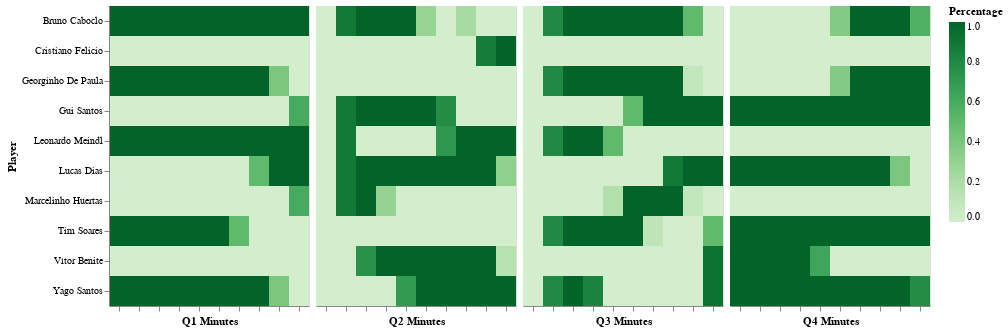

The notebook cell saved with this chart:
### Code cell
import seaborn as sns
import altair as alt
import matplotlib.pyplot as plt

# Assuming df is your DataFrame and 'range' is the column you want to reorder
# custom_order = ['40-39', '39-38', '38-37', '37-36', '36-35', '35-34', '34-33', '33-32', '32-31', '31-30','30',
#                 '30-29', '29-28', '28-27', '27-26', '26-25', '25-24', '24-23', '23-22', '22-21', '21-20','20',
#                 '20-19', '19-18', '18-17', '17-16', '16-15', '15-14', '14-13', '13-12', '12-11', '11-10','10',
#                 '10-9', '9-8', '8-7', '7-6', '6-5', '5-4', '4-3', '3-2', '2-1', '1-0']
custom_order = ['10-9', '9-8', '8-7', '7-6', '6-5', '5-4', '4-3', '3-2', '2-1', '1-0']

# Convert the time_percentages_df DataFrame to long format
time_percentages_long1 = time_percentages_df1.reset_index().melt(id_vars='index', var_name='Time Interval', value_name='Percentage')
time_percentages_long1['index'] = time_percentages_long1['index'].apply(lambda x: dict_players_numbers[x])

time_percentages_long2 = time_percentages_df2.reset_index().melt(id_vars='index', var_name='Time Interval', value_name='Percentage')
time_percentages_long2['index'] = time_percentages_long2['index'].apply(lambda x: dict_players_numbers[x])

time_percentages_long3 = time_percentages_df3.reset_index().melt(id_vars='index', var_name='Time Interval', value_name='Percentage')
time_percentages_long3['index'] = time_percentages_long3['index'].apply(lambda x: dict_players_numbers[x])

time_percentages_long4 = time_percentages_df4.reset_index().melt(id_vars='index', var_name='Time Interval', value_name='Percentage')
time_percentages_long4['index'] = time_percentages_long4['index'].apply(lambda x: dict_players_numbers[x])

# Create the heatmap using Altair
# Create the first quarter heatmap
heatmap1 = alt.Chart(time_percentages_long1).mark_rect().encode(
    x=alt.X('Time Interval:O', sort=custom_order, title='Q1 Minutes',axis=alt.Axis(ticks=True, labels=False)),
    y=alt.Y('index:O', title='Player'),
    color=alt.Color('Percentage:Q', scale=alt.Scale(scheme='greens'), title='Percentage')
).properties(
    width=200,
    height=300,
)

# Create the second quarter heatmap
heatmap2 = alt.Chart(time_percentages_long2).mark_rect().encode(
    x=alt.X('Time Interval:O', sort=custom_order, title='Q2 Minutes', axis=alt.Axis(ticks=True, labels=False)),
    y=alt.Y('index:O', title='Player', axis=None),
    color=alt.Color('Percentage:Q', scale=alt.Scale(scheme='greens'), title='Percentage')
).properties(
    width=200,
    height=300,
)

# Create the third quarter heatmap
heatmap3 = alt.Chart(time_percentages_long3).mark_rect().encode(
    x=alt.X('Time Interval:O', sort=custom_order, title='Q3 Minutes', axis=alt.Axis(ticks=True, labels=False)),
    y=alt.Y('index:O', title='Player', axis=None),
    color=alt.Color('Percentage:Q', scale=alt.Scale(scheme='greens'), title='Percentage')
).properties(
    width=200,
    height=300,
)

# Create the fourth quarter heatmap
heatmap4 = alt.Chart(time_percentages_long4).mark_rect().encode(
    x=alt.X('Time Interval:O', sort=custom_order, title='Q4 Minutes', axis=alt.Axis(ticks=True, labels=False)),
    y=alt.Y('index:O', title='Player', axis=None),
    color=alt.Color('Percentage:Q', scale=alt.Scale(scheme='greens'), title='Percentage')
).properties(
    width=200,
    height=300,
)


# Concatenate the heatmaps horizontally and make them share the y-axis
heatmaps = alt.hconcat(heatmap1, heatmap2,heatmap3, heatmap4, spacing=5).resolve_axis(y='shared')

title = 'Time Percentages Heatmap'
# Show the concatenated heatmaps
heatmaps.show()

### Figure 1 — Vega-Lite specification as saved in the notebook (floating-point values rounded to 4 significant figures)
{"config": {"view": {"continuousWidth": 300, "continuousHeight": 300}}, "hconcat": [{"data": {"name": "data-53611b498fab8f9b284f6d10ec4e798c"}, "mark": {"type": "rect"}, "encoding": {"color": {"field": "Percentage", "scale": {"scheme": "greens"}, "title": "Percentage", "type": "quantitative"}, "x": {"axis": {"labels": false, "ticks": true}, "field": "Time Interval", "sort": ["10-9", "9-8", "8-7", "7-6", "6-5", "5-4", "4-3", "3-2", "2-1", "1-0"], "title": "Q1 Minutes", "type": "ordinal"}, "y": {"field": "index", "title": "Player", "type": "ordinal"}}, "height": 300, "width": 200}, {"data": {"name": "data-22b94dd2c8ad49410e603ac324909090"}, "mark": {"type": "rect"}, "encoding": {"color": {"field": "Percentage", "scale": {"scheme": "greens"}, "title": "Percentage", "type": "quantitative"}, "x": {"axis": {"labels": false, "ticks": true}, "field": "Time Interval", "sort": ["10-9", "9-8", "8-7", "7-6", "6-5", "5-4", "4-3", "3-2", "2-1", "1-0"], "title": "Q2 Minutes", "type": "ordinal"}, "y": {"axis": null, "field": "index", "title": "Player", "type": "ordinal"}}, "height": 300, "width": 200}, {"data": {"name": "data-861719e1f1ecf70d4c412adefdc63bdc"}, "mark": {"type": "rect"}, "encoding": {"color": {"field": "Percentage", "scale": {"scheme": "greens"}, "title": "Percentage", "type": "quantitative"}, "x": {"axis": {"labels": false, "ticks": true}, "field": "Time Interval", "sort": ["10-9", "9-8", "8-7", "7-6", "6-5", "5-4", "4-3", "3-2", "2-1", "1-0"], "title": "Q3 Minutes", "type": "ordinal"}, "y": {"axis": null, "field": "index", "title": "Player", "type": "ordinal"}}, "height": 300, "width": 200}, {"data": {"name": "data-960092557e7b513d27b7ee37ce971623"}, "mark": {"type": "rect"}, "encoding": {"color": {"field": "Percentage", "scale": {"scheme": "greens"}, "title": "Percentage", "type": "quantitative"}, "x": {"axis": {"labels": false, "ticks": true}, "field": "Time Interval", "sort": ["10-9", "9-8", "8-7", "7-6", "6-5", "5-4", "4-3", "3-2", "2-1", "1-0"], "title": "Q4 Minutes", "type": "ordinal"}, "y": {"axis": null, "field": "index", "title": "Player", "type": "ordinal"}}, "height": 300, "width": 200}], "resolve": {"axis": {"y": "shared"}}, "spacing": 5, "$schema": "https://vega.github.io/schema/vega-lite/v5.17.0.json", "datasets": {"data-53611b498fab8f9b284f6d10ec4e798c": [{"index": "Bruno Caboclo", "Time Interval": "10-9", "Percentage": 1.0}, {"index": "Tim Soares", "Time Interval": "10-9", "Percentage": 1.0}, {"index": "Yago Santos", "Time Interval": "10-9", "Percentage": 1.0}, {"index": "Leonardo Meindl", "Time Interval": "10-9", "Percentage": 1.0}, {"index": "Georginho De Paula", "Time Interval": "10-9", "Percentage": 1.0}, {"index": "Lucas Dias", "Time Interval": "10-9", "Percentage": 0.0}, {"index": "Marcelinho Huertas", "Time Interval": "10-9", "Percentage": 0.0}, {"index": "Gui Santos", "Time Interval": "10-9", "Percentage": 0.0}, {"index": "Vítor Benite", "Time Interval": "10-9", "Percentage": 0.0}, {"index": "Cristiano Felicio", "Time Interval": "10-9", "Percentage": 0.0}, {"index": "Bruno Caboclo", "Time Interval": "9-8", "Percentage": 1.0}, {"index": "Tim Soares", "Time Interval": "9-8", "Percentage": 1.0}, {"index": "Yago Santos", "Time Interval": "9-8", "Percentage": 1.0}, {"index": "Leonardo Meindl", "Time Interval": "9-8", "Percentage": 1.0}, {"index": "Georginho De Paula", "Time Interval": "9-8", "Percentage": 1.0}, {"index": "Lucas Dias", "Time Interval": "9-8", "Percentage": 0.0}, {"index": "Marcelinho Huertas", "Time Interval": "9-8", "Percentage": 0.0}, {"index": "Gui Santos", "Time Interval": "9-8", "Percentage": 0.0}, {"index": "Vítor Benite", "Time Interval": "9-8", "Percentage": 0.0}, {"index": "Cristiano Felicio", "Time Interval": "9-8", "Percentage": 0.0}, {"index": "Bruno Caboclo", "Time Interval": "8-7", "Percentage": 1.0}, {"index": "Tim Soares", "Time Interval": "8-7", "Percentage": 1.0}, {"index": "Yago Santos", "Time Interval": "8-7", "Percentage": 1.0}, {"index": "Leonardo Meindl", "Time Interval": "8-7", "Percentage": 1.0}, {"index": "Georginho De Paula", "Time Interval": "8-7", "Percentage": 1.0}, {"index": "Lucas Dias", "Time Interval": "8-7", "Percentage": 0.0}, {"index": "Marcelinho Huertas", "Time Interval": "8-7", "Percentage": 0.0}, {"index": "Gui Santos", "Time Interval": "8-7", "Percentage": 0.0}, {"index": "Vítor Benite", "Time Interval": "8-7", "Percentage": 0.0}, {"index": "Cristiano Felicio", "Time Interval": "8-7", "Percentage": 0.0}, {"index": "Bruno Caboclo", "Time Interval": "7-6", "Percentage": 1.0}, {"index": "Tim Soares", "Time Interval": "7-6", "Percentage": 1.0}, {"index": "Yago Santos", "Time Interval": "7-6", "Percentage": 1.0}, {"index": "Leonardo Meindl", "Time Interval": "7-6", "Percentage": 1.0}, {"index": "Georginho De Paula", "Time Interval": "7-6", "Percentage": 1.0}, {"index": "Lucas Dias", "Time Interval": "7-6", "Percentage": 0.0}, {"index": "Marcelinho Huertas", "Time Interval": "7-6", "Percentage": 0.0}, {"index": "Gui Santos", "Time Interval": "7-6", "Percentage": 0.0}, {"index": "Vítor Benite", "Time Interval": "7-6", "Percentage": 0.0}, {"index": "Cristiano Felicio", "Time Interval": "7-6", "Percentage": 0.0}, {"index": "Bruno Caboclo", "Time Interval": "6-5", "Percentage": 1.0}, {"index": "Tim Soares", "Time Interval": "6-5", "Percentage": 1.0}, {"index": "Yago Santos", "Time Interval": "6-5", "Percentage": 1.0}, {"index": "Leonardo Meindl", "Time Interval": "6-5", "Percentage": 1.0}, {"index": "Georginho De Paula", "Time Interval": "6-5", "Percentage": 1.0}, {"index": "Lucas Dias", "Time Interval": "6-5", "Percentage": 0.0}, {"index": "Marcelinho Huertas", "Time Interval": "6-5", "Percentage": 0.0}, {"index": "Gui Santos", "Time Interval": "6-5", "Percentage": 0.0}, {"index": "Vítor Benite", "Time Interval": "6-5", "Percentage": 0.0}, {"index": "Cristiano Felicio", "Time Interval": "6-5", "Percentage": 0.0}, {"index": "Bruno Caboclo", "Time Interval": "5-4", "Percentage": 1.0}, {"index": "Tim Soares", "Time Interval": "5-4", "Percentage": 1.0}, {"index": "Yago Santos", "Time Interval": "5-4", "Percentage": 1.0}, {"index": "Leonardo Meindl", "Time Interval": "5-4", "Percentage": 1.0}, {"index": "Georginho De Paula", "Time Interval": "5-4", "Percentage": 1.0}, {"index": "Lucas Dias", "Time Interval": "5-4", "Percentage": 0.0}, {"index": "Marcelinho Huertas", "Time Interval": "5-4", "Percentage": 0.0}, {"index": "Gui Santos", "Time Interval": "5-4", "Percentage": 0.0}, {"index": "Vítor Benite", "Time Interval": "5-4", "Percentage": 0.0}, {"index": "Cristiano Felicio", "Time Interval": "5-4", "Percentage": 0.0}, {"index": "Bruno Caboclo", "Time Interval": "4-3", "Percentage": 1.0}, {"index": "Tim Soares", "Time Interval": "4-3", "Percentage": 0.5}, {"index": "Yago Santos", "Time Interval": "4-3", "Percentage": 1.0}, {"index": "Leonardo Meindl", "Time Interval": "4-3", "Percentage": 1.0}, {"index": "Georginho De Paula", "Time Interval": "4-3", "Percentage": 1.0}, {"index": "Lucas Dias", "Time Interval": "4-3", "Percentage": 0.0}, {"index": "Marcelinho Huertas", "Time Interval": "4-3", "Percentage": 0.0}, {"index": "Gui Santos", "Time Interval": "4-3", "Percentage": 0.0}, {"index": "Vítor Benite", "Time Interval": "4-3", "Percentage": 0.0}, {"index": "Cristiano Felicio", "Time Interval": "4-3", "Percentage": 0.0}, {"index": "Bruno Caboclo", "Time Interval": "3-2", "Percentage": 1.0}, {"index": "Tim Soares", "Time Interval": "3-2", "Percentage": 0.0}, {"index": "Yago Santos", "Time Interval": "3-2", "Percentage": 1.0}, {"index": "Leonardo Meindl", "Time Interval": "3-2", "Percentage": 1.0}, {"index": "Georginho De Paula", "Time Interval": "3-2", "Percentage": 1.0}, {"index": "Lucas Dias", "Time Interval": "3-2", "Percentage": 0.5}, {"index": "Marcelinho Huertas", "Time Interval": "3-2", "Percentage": 0.0}, {"index": "Gui Santos", "Time Interval": "3-2", "Percentage": 0.0}, {"index": "Vítor Benite", "Time Interval": "3-2", "Percentage": 0.0}, {"index": "Cristiano Felicio", "Time Interval": "3-2", "Percentage": 0.0}, {"index": "Bruno Caboclo", "Time Interval": "2-1", "Percentage": 1.0}, {"index": "Tim Soares", "Time Interval": "2-1", "Percentage": 0.0}, {"index": "Yago Santos", "Time Interval": "2-1", "Percentage": 0.4}, {"index": "Leonardo Meindl", "Time Interval": "2-1", "Percentage": 1.0}, {"index": "Georginho De Paula", "Time Interval": "2-1", "Percentage": 0.4}, {"index": "Lucas Dias", "Time Interval": "2-1", "Percentage": 1.0}, {"index": "Marcelinho Huertas", "Time Interval": "2-1", "Percentage": 0.0}, {"index": "Gui Santos", "Time Interval": "2-1", "Percentage": 0.0}, {"index": "Vítor Benite", "Time Interval": "2-1", "Percentage": 0.0}, {"index": "Cristiano Felicio", "Time Interval": "2-1", "Percentage": 0.0}, {"index": "Bruno Caboclo", "Time Interval": "1-0", "Percentage": 1.0}, {"index": "Tim Soares", "Time Interval": "1-0", "Percentage": 0.0}, {"index": "Yago Santos", "Time Interval": "1-0", "Percentage": 0.0}, {"index": "Leonardo Meindl", "Time Interval": "1-0", "Percentage": 1.0}, {"index": "Georginho De Paula", "Time Interval": "1-0", "Percentage": 0.0}, {"index": "Lucas Dias", "Time Interval": "1-0", "Percentage": 1.0}, {"index": "Marcelinho Huertas", "Time Interval": "1-0", "Percentage": 0.6}, {"index": "Gui Santos", "Time Interval": "1-0", "Percentage": 0.6}, {"index": "Vítor Benite", "Time Interval": "1-0", "Percentage": 0.0}, {"index": "Cristiano Felicio", "Time Interval": "1-0", "Percentage": 0.0}], "data-22b94dd2c8ad49410e603ac324909090": [{"index": "Bruno Caboclo", "Time Interval": "10-9", "Percentage": 0.0}, {"index": "Tim Soares", "Time Interval": "10-9", "Percentage": 0.0}, {"index": "Yago Santos", "Time Interval": "10-9", "Percentage": 0.0}, {"index": "Leonardo Meindl", "Time Interval": "10-9", "Percentage": 0.0}, {"index": "Georginho De Paula", "Time Interval": "10-9", "Percentage": 0.0}, {"index": "Lucas Dias", "Time Interval": "10-9", "Percentage": 0.0}, {"index": "Marcelinho Huertas", "Time Interval": "10-9", "Percentage": 0.0}, {"index": "Gui Santos", "Time Interval": "10-9", "Percentage": 0.0}, {"index": "Vítor Benite", "Time Interval": "10-9", "Percentage": 0.0}, {"index": "Cristiano Felicio", "Time Interval": "10-9", "Percentage": 0.0}, {"index": "Bruno Caboclo", "Time Interval": "9-8", "Percentage": 0.8833}, {"index": "Tim Soares", "Time Interval": "9-8", "Percentage": 0.0}, {"index": "Yago Santos", "Time Interval": "9-8", "Percentage": 0.0}, {"index": "Leonardo Meindl", "Time Interval": "9-8", "Percentage": 0.8833}, {"index": "Georginho De Paula", "Time Interval": "9-8", "Percentage": 0.0}, {"index": "Lucas Dias", "Time Interval": "9-8", "Percentage": 0.8833}, {"index": "Marcelinho Huertas", "Time Interval": "9-8", "Percentage": 0.8833}, {"index": "Gui Santos", "Time Interval": "9-8", "Percentage": 0.8833}, {"index": "Vítor Benite", "Time Interval": "9-8", "Percentage": 0.0}, {"index": "Cristiano Felicio", "Time Interval": "9-8", "Percentage": 0.0}, {"index": "Bruno Caboclo", "Time Interval": "8-7", "Percentage": 1.0}, {"index": "Tim Soares", "Time Interval": "8-7", "Percentage": 0.0}, {"index": "Yago Santos", "Time Interval": "8-7", "Percentage": 0.0}, {"index": "Leonardo Meindl", "Time Interval": "8-7", "Percentage": 0.0}, {"index": "Georginho De Paula", "Time Interval": "8-7", "Percentage": 0.0}, {"index": "Lucas Dias", "Time Interval": "8-7", "Percentage": 1.0}, {"index": "Marcelinho Huertas", "Time Interval": "8-7", "Percentage": 1.0}, {"index": "Gui Santos", "Time Interval": "8-7", "Percentage": 1.0}, {"index": "Vítor Benite", "Time Interval": "8-7", "Percentage": 0.75}, {"index": "Cristiano Felicio", "Time Interval": "8-7", "Percentage": 0.0}, {"index": "Bruno Caboclo", "Time Interval": "7-6", "Percentage": 1.0}, {"index": "Tim Soares", "Time Interval": "7-6", "Percentage": 0.0}, {"index": "Yago Santos", "Time Interval": "7-6", "Percentage": 0.0}, {"index": "Leonardo Meindl", "Time Interval": "7-6", "Percentage": 0.0}, {"index": "Georginho De Paula", "Time Interval": "7-6", "Percentage": 0.0}, {"index": "Lucas Dias", "Time Interval": "7-6", "Percentage": 1.0}, {"index": "Marcelinho Huertas", "Time Interval": "7-6", "Percentage": 0.3}, {"index": "Gui Santos", "Time Interval": "7-6", "Percentage": 1.0}, {"index": "Vítor Benite", "Time Interval": "7-6", "Percentage": 1.0}, {"index": "Cristiano Felicio", "Time Interval": "7-6", "Percentage": 0.0}, {"index": "Bruno Caboclo", "Time Interval": "6-5", "Percentage": 1.0}, {"index": "Tim Soares", "Time Interval": "6-5", "Percentage": 0.0}, {"index": "Yago Santos", "Time Interval": "6-5", "Percentage": 0.7}, {"index": "Leonardo Meindl", "Time Interval": "6-5", "Percentage": 0.0}, {"index": "Georginho De Paula", "Time Interval": "6-5", "Percentage": 0.0}, {"index": "Lucas Dias", "Time Interval": "6-5", "Percentage": 1.0}, {"index": "Marcelinho Huertas", "Time Interval": "6-5", "Percentage": 0.0}, {"index": "Gui Santos", "Time Interval": "6-5", "Percentage": 1.0}, {"index": "Vítor Benite", "Time Interval": "6-5", "Percentage": 1.0}, {"index": "Cristiano Felicio", "Time Interval": "6-5", "Percentage": 0.0}, {"index": "Bruno Caboclo", "Time Interval": "5-4", "Percentage": 0.2833}, {"index": "Tim Soares", "Time Interval": "5-4", "Percentage": 0.0}, {"index": "Yago Santos", "Time Interval": "5-4", "Percentage": 1.0}, {"index": "Leonardo Meindl", "Time Interval": "5-4", "Percentage": 0.0}, {"index": "Georginho De Paula", "Time Interval": "5-4", "Percentage": 0.0}, {"index": "Lucas Dias", "Time Interval": "5-4", "Percentage": 1.0}, {"index": "Marcelinho Huertas", "Time Interval": "5-4", "Percentage": 0.0}, {"index": "Gui Santos", "Time Interval": "5-4", "Percentage": 1.0}, {"index": "Vítor Benite", "Time Interval": "5-4", "Percentage": 1.0}, {"index": "Cristiano Felicio", "Time Interval": "5-4", "Percentage": 0.0}, {"index": "Bruno Caboclo", "Time Interval": "4-3", "Percentage": 0.0}, {"index": "Tim Soares", "Time Interval": "4-3", "Percentage": 0.0}, {"index": "Yago Santos", "Time Interval": "4-3", "Percentage": 1.0}, {"index": "Leonardo Meindl", "Time Interval": "4-3", "Percentage": 0.7167}, {"index": "Georginho De Paula", "Time Interval": "4-3", "Percentage": 0.0}, {"index": "Lucas Dias", "Time Interval": "4-3", "Percentage": 1.0}, {"index": "Marcelinho Huertas", "Time Interval": "4-3", "Percentage": 0.0}, {"index": "Gui Santos", "Time Interval": "4-3", "Percentage": 0.7833}, {"index": "Vítor Benite", "Time Interval": "4-3", "Percentage": 1.0}, {"index": "Cristiano Felicio", "Time Interval": "4-3", "Percentage": 0.0}, {"index": "Bruno Caboclo", "Time Interval": "3-2", "Percentage": 0.2167}, {"index": "Tim Soares", "Time Interval": "3-2", "Percentage": 0.0}, {"index": "Yago Santos", "Time Interval": "3-2", "Percentage": 1.0}, {"index": "Leonardo Meindl", "Time Interval": "3-2", "Percentage": 1.0}, {"index": "Georginho De Paula", "Time Interval": "3-2", "Percentage": 0.0}, {"index": "Lucas Dias", "Time Interval": "3-2", "Percentage": 1.0}, {"index": "Marcelinho Huertas", "Time Interval": "3-2", "Percentage": 0.0}, {"index": "Gui Santos", "Time Interval": "3-2", "Percentage": 0.0}, {"index": "Vítor Benite", "Time Interval": "3-2", "Percentage": 1.0}, {"index": "Cristiano Felicio", "Time Interval": "3-2", "Percentage": 0.0}, {"index": "Bruno Caboclo", "Time Interval": "2-1", "Percentage": 0.0}, {"index": "Tim Soares", "Time Interval": "2-1", "Percentage": 0.0}, {"index": "Yago Santos", "Time Interval": "2-1", "Percentage": 1.0}, {"index": "Leonardo Meindl", "Time Interval": "2-1", "Percentage": 1.0}, {"index": "Georginho De Paula", "Time Interval": "2-1", "Percentage": 0.0}, {"index": "Lucas Dias", "Time Interval": "2-1", "Percentage": 1.0}, {"index": "Marcelinho Huertas", "Time Interval": "2-1", "Percentage": 0.0}, {"index": "Gui Santos", "Time Interval": "2-1", "Percentage": 0.0}, {"index": "Vítor Benite", "Time Interval": "2-1", "Percentage": 1.0}, {"index": "Cristiano Felicio", "Time Interval": "2-1", "Percentage": 0.8667}, {"index": "Bruno Caboclo", "Time Interval": "1-0", "Percentage": 0.0}, {"index": "Tim Soares", "Time Interval": "1-0", "Percentage": 0.0}, {"index": "Yago Santos", "Time Interval": "1-0", "Percentage": 1.0}, {"index": "Leonardo Meindl", "Time Interval": "1-0", "Percentage": 1.0}, {"index": "Georginho De Paula", "Time Interval": "1-0", "Percentage": 0.0}, {"index": "Lucas Dias", "Time Interval": "1-0", "Percentage": 0.3167}, {"index": "Marcelinho Huertas", "Time Interval": "1-0", "Percentage": 0.0}, {"index": "Gui Santos", "Time Interval": "1-0", "Percentage": 0.0}, {"index": "Vítor Benite", "Time Interval": "1-0", "Percentage": 0.15}, {"index": "Cristiano Felicio", "Time Interval": "1-0", "Percentage": 1.0}], "data-861719e1f1ecf70d4c412adefdc63bdc": [{"index": "Bruno Caboclo", "Time Interval": "10-9", "Percentage": 0.0}, {"index": "Tim Soares", "Time Interval": "10-9", "Percentage": 0.0}, {"index": "Yago Santos", "Time Interval": "10-9", "Percentage": 0.0}, {"index": "Leonardo Meindl", "Time Interval": "10-9", "Percentage": 0.0}, {"index": "Georginho De Paula", "Time Interval": "10-9", "Percentage": 0.0}, {"index": "Lucas Dias", "Time Interval": "10-9", "Percentage": 0.0}, {"index": "Marcelinho Huertas", "Time Interval": "10-9", "Percentage": 0.0}, {"index": "Gui Santos", "Time Interval": "10-9", "Percentage": 0.0}, {"index": "Vítor Benite", "Time Interval": "10-9", "Percentage": 0.0}, {"index": "Cristiano Felicio", "Time Interval": "10-9", "Percentage": 0.0}, {"index": "Bruno Caboclo", "Time Interval": "9-8", "Percentage": 0.8}, {"index": "Tim Soares", "Time Interval": "9-8", "Percentage": 0.8}, {"index": "Yago Santos", "Time Interval": "9-8", "Percentage": 0.8}, {"index": "Leonardo Meindl", "Time Interval": "9-8", "Percentage": 0.8}, {"index": "Georginho De Paula", "Time Interval": "9-8", "Percentage": 0.8}, {"index": "Lucas Dias", "Time Interval": "9-8", "Percentage": 0.0}, {"index": "Marcelinho Huertas", "Time Interval": "9-8", "Percentage": 0.0}, {"index": "Gui Santos", "Time Interval": "9-8", "Percentage": 0.0}, {"index": "Vítor Benite", "Time Interval": "9-8", "Percentage": 0.0}, {"index": "Cristiano Felicio", "Time Interval": "9-8", "Percentage": 0.0}, {"index": "Bruno Caboclo", "Time Interval": "8-7", "Percentage": 1.0}, {"index": "Tim Soares", "Time Interval": "8-7", "Percentage": 1.0}, {"index": "Yago Santos", "Time Interval": "8-7", "Percentage": 1.0}, {"index": "Leonardo Meindl", "Time Interval": "8-7", "Percentage": 1.0}, {"index": "Georginho De Paula", "Time Interval": "8-7", "Percentage": 1.0}, {"index": "Lucas Dias", "Time Interval": "8-7", "Percentage": 0.0}, {"index": "Marcelinho Huertas", "Time Interval": "8-7", "Percentage": 0.0}, {"index": "Gui Santos", "Time Interval": "8-7", "Percentage": 0.0}, {"index": "Vítor Benite", "Time Interval": "8-7", "Percentage": 0.0}, {"index": "Cristiano Felicio", "Time Interval": "8-7", "Percentage": 0.0}, {"index": "Bruno Caboclo", "Time Interval": "7-6", "Percentage": 1.0}, {"index": "Tim Soares", "Time Interval": "7-6", "Percentage": 1.0}, {"index": "Yago Santos", "Time Interval": "7-6", "Percentage": 0.8333}, {"index": "Leonardo Meindl", "Time Interval": "7-6", "Percentage": 1.0}, {"index": "Georginho De Paula", "Time Interval": "7-6", "Percentage": 1.0}, {"index": "Lucas Dias", "Time Interval": "7-6", "Percentage": 0.0}, {"index": "Marcelinho Huertas", "Time Interval": "7-6", "Percentage": 0.0}, {"index": "Gui Santos", "Time Interval": "7-6", "Percentage": 0.0}, {"index": "Vítor Benite", "Time Interval": "7-6", "Percentage": 0.0}, {"index": "Cristiano Felicio", "Time Interval": "7-6", "Percentage": 0.0}, {"index": "Bruno Caboclo", "Time Interval": "6-5", "Percentage": 1.0}, {"index": "Tim Soares", "Time Interval": "6-5", "Percentage": 1.0}, {"index": "Yago Santos", "Time Interval": "6-5", "Percentage": 0.0}, {"index": "Leonardo Meindl", "Time Interval": "6-5", "Percentage": 0.5}, {"index": "Georginho De Paula", "Time Interval": "6-5", "Percentage": 1.0}, {"index": "Lucas Dias", "Time Interval": "6-5", "Percentage": 0.0}, {"index": "Marcelinho Huertas", "Time Interval": "6-5", "Percentage": 0.1667}, {"index": "Gui Santos", "Time Interval": "6-5", "Percentage": 0.0}, {"index": "Vítor Benite", "Time Interval": "6-5", "Percentage": 0.0}, {"index": "Cristiano Felicio", "Time Interval": "6-5", "Percentage": 0.0}, {"index": "Bruno Caboclo", "Time Interval": "5-4", "Percentage": 1.0}, {"index": "Tim Soares", "Time Interval": "5-4", "Percentage": 1.0}, {"index": "Yago Santos", "Time Interval": "5-4", "Percentage": 0.0}, {"index": "Leonardo Meindl", "Time Interval": "5-4", "Percentage": 0.0}, {"index": "Georginho De Paula", "Time Interval": "5-4", "Percentage": 1.0}, {"index": "Lucas Dias", "Time Interval": "5-4", "Percentage": 0.0}, {"index": "Marcelinho Huertas", "Time Interval": "5-4", "Percentage": 1.0}, {"index": "Gui Santos", "Time Interval": "5-4", "Percentage": 0.5}, {"index": "Vítor Benite", "Time Interval": "5-4", "Percentage": 0.0}, {"index": "Cristiano Felicio", "Time Interval": "5-4", "Percentage": 0.0}, {"index": "Bruno Caboclo", "Time Interval": "4-3", "Percentage": 1.0}, {"index": "Tim Soares", "Time Interval": "4-3", "Percentage": 0.1167}, {"index": "Yago Santos", "Time Interval": "4-3", "Percentage": 0.0}, {"index": "Leonardo Meindl", "Time Interval": "4-3", "Percentage": 0.0}, {"index": "Georginho De Paula", "Time Interval": "4-3", "Percentage": 1.0}, {"index": "Lucas Dias", "Time Interval": "4-3", "Percentage": 0.0}, {"index": "Marcelinho Huertas", "Time Interval": "4-3", "Percentage": 1.0}, {"index": "Gui Santos", "Time Interval": "4-3", "Percentage": 1.0}, {"index": "Vítor Benite", "Time Interval": "4-3", "Percentage": 0.0}, {"index": "Cristiano Felicio", "Time Interval": "4-3", "Percentage": 0.0}, {"index": "Bruno Caboclo", "Time Interval": "3-2", "Percentage": 1.0}, {"index": "Tim Soares", "Time Interval": "3-2", "Percentage": 0.0}, {"index": "Yago Santos", "Time Interval": "3-2", "Percentage": 0.0}, {"index": "Leonardo Meindl", "Time Interval": "3-2", "Percentage": 0.0}, {"index": "Georginho De Paula", "Time Interval": "3-2", "Percentage": 1.0}, {"index": "Lucas Dias", "Time Interval": "3-2", "Percentage": 0.8833}, {"index": "Marcelinho Huertas", "Time Interval": "3-2", "Percentage": 1.0}, {"index": "Gui Santos", "Time Interval": "3-2", "Percentage": 1.0}, {"index": "Vítor Benite", "Time Interval": "3-2", "Percentage": 0.0}, {"index": "Cristiano Felicio", "Time Interval": "3-2", "Percentage": 0.0}, {"index": "Bruno Caboclo", "Time Interval": "2-1", "Percentage": 0.5}, {"index": "Tim Soares", "Time Interval": "2-1", "Percentage": 0.0}, {"index": "Yago Santos", "Time Interval": "2-1", "Percentage": 0.0}, {"index": "Leonardo Meindl", "Time Interval": "2-1", "Percentage": 0.0}, {"index": "Georginho De Paula", "Time Interval": "2-1", "Percentage": 0.08333}, {"index": "Lucas Dias", "Time Interval": "2-1", "Percentage": 1.0}, {"index": "Marcelinho Huertas", "Time Interval": "2-1", "Percentage": 0.08333}, {"index": "Gui Santos", "Time Interval": "2-1", "Percentage": 1.0}, {"index": "Vítor Benite", "Time Interval": "2-1", "Percentage": 0.0}, {"index": "Cristiano Felicio", "Time Interval": "2-1", "Percentage": 0.0}, {"index": "Bruno Caboclo", "Time Interval": "1-0", "Percentage": 0.0}, {"index": "Tim Soares", "Time Interval": "1-0", "Percentage": 0.5}, {"index": "Yago Santos", "Time Interval": "1-0", "Percentage": 0.9167}, {"index": "Leonardo Meindl", "Time Interval": "1-0", "Percentage": 0.0}, {"index": "Georginho De Paula", "Time Interval": "1-0", "Percentage": 0.0}, {"index": "Lucas Dias", "Time Interval": "1-0", "Percentage": 1.0}, {"index": "Marcelinho Huertas", "Time Interval": "1-0", "Percentage": 0.0}, {"index": "Gui Santos", "Time Interval": "1-0", "Percentage": 1.0}, {"index": "Vítor Benite", "Time Interval": "1-0", "Percentage": 0.9167}, {"index": "Cristiano Felicio", "Time Interval": "1-0", "Percentage": 0.0}], "data-960092557e7b513d27b7ee37ce971623": [{"index": "Bruno Caboclo", "Time Interval": "10-9", "Percentage": 0.0}, {"index": "Tim Soares", "Time Interval": "10-9", "Percentage": 1.0}, {"index": "Yago Santos", "Time Interval": "10-9", "Percentage": 1.0}, {"index": "Leonardo Meindl", "Time Interval": "10-9", "Percentage": 0.0}, {"index": "Georginho De Paula", "Time Interval": "10-9", "Percentage": 0.0}, {"index": "Lucas Dias", "Time Interval": "10-9", "Percentage": 1.0}, {"index": "Marcelinho Huertas", "Time Interval": "10-9", "Percentage": 0.0}, {"index": "Gui Santos", "Time Interval": "10-9", "Percentage": 1.0}, {"index": "Vítor Benite", "Time Interval": "10-9", "Percentage": 1.0}, {"index": "Cristiano Felicio", "Time Interval": "10-9", "Percentage": 0.0}, {"index": "Bruno Caboclo", "Time Interval": "9-8", "Percentage": 0.0}, {"index": "Tim Soares", "Time Interval": "9-8", "Percentage": 1.0}, {"index": "Yago Santos", "Time Interval": "9-8", "Percentage": 1.0}, {"index": "Leonardo Meindl", "Time Interval": "9-8", "Percentage": 0.0}, {"index": "Georginho De Paula", "Time Interval": "9-8", "Percentage": 0.0}, {"index": "Lucas Dias", "Time Interval": "9-8", "Percentage": 1.0}, {"index": "Marcelinho Huertas", "Time Interval": "9-8", "Percentage": 0.0}, {"index": "Gui Santos", "Time Interval": "9-8", "Percentage": 1.0}, {"index": "Vítor Benite", "Time Interval": "9-8", "Percentage": 1.0}, {"index": "Cristiano Felicio", "Time Interval": "9-8", "Percentage": 0.0}, {"index": "Bruno Caboclo", "Time Interval": "8-7", "Percentage": 0.0}, {"index": "Tim Soares", "Time Interval": "8-7", "Percentage": 1.0}, {"index": "Yago Santos", "Time Interval": "8-7", "Percentage": 1.0}, {"index": "Leonardo Meindl", "Time Interval": "8-7", "Percentage": 0.0}, {"index": "Georginho De Paula", "Time Interval": "8-7", "Percentage": 0.0}, {"index": "Lucas Dias", "Time Interval": "8-7", "Percentage": 1.0}, {"index": "Marcelinho Huertas", "Time Interval": "8-7", "Percentage": 0.0}, {"index": "Gui Santos", "Time Interval": "8-7", "Percentage": 1.0}, {"index": "Vítor Benite", "Time Interval": "8-7", "Percentage": 1.0}, {"index": "Cristiano Felicio", "Time Interval": "8-7", "Percentage": 0.0}, {"index": "Bruno Caboclo", "Time Interval": "7-6", "Percentage": 0.0}, {"index": "Tim Soares", "Time Interval": "7-6", "Percentage": 1.0}, {"index": "Yago Santos", "Time Interval": "7-6", "Percentage": 1.0}, {"index": "Leonardo Meindl", "Time Interval": "7-6", "Percentage": 0.0}, {"index": "Georginho De Paula", "Time Interval": "7-6", "Percentage": 0.0}, {"index": "Lucas Dias", "Time Interval": "7-6", "Percentage": 1.0}, {"index": "Marcelinho Huertas", "Time Interval": "7-6", "Percentage": 0.0}, {"index": "Gui Santos", "Time Interval": "7-6", "Percentage": 1.0}, {"index": "Vítor Benite", "Time Interval": "7-6", "Percentage": 1.0}, {"index": "Cristiano Felicio", "Time Interval": "7-6", "Percentage": 0.0}, {"index": "Bruno Caboclo", "Time Interval": "6-5", "Percentage": 0.0}, {"index": "Tim Soares", "Time Interval": "6-5", "Percentage": 1.0}, {"index": "Yago Santos", "Time Interval": "6-5", "Percentage": 1.0}, {"index": "Leonardo Meindl", "Time Interval": "6-5", "Percentage": 0.0}, {"index": "Georginho De Paula", "Time Interval": "6-5", "Percentage": 0.0}, {"index": "Lucas Dias", "Time Interval": "6-5", "Percentage": 1.0}, {"index": "Marcelinho Huertas", "Time Interval": "6-5", "Percentage": 0.0}, {"index": "Gui Santos", "Time Interval": "6-5", "Percentage": 1.0}, {"index": "Vítor Benite", "Time Interval": "6-5", "Percentage": 0.6333}, {"index": "Cristiano Felicio", "Time Interval": "6-5", "Percentage": 0.0}, {"index": "Bruno Caboclo", "Time Interval": "5-4", "Percentage": 0.3667}, {"index": "Tim Soares", "Time Interval": "5-4", "Percentage": 1.0}, {"index": "Yago Santos", "Time Interval": "5-4", "Percentage": 1.0}, {"index": "Leonardo Meindl", "Time Interval": "5-4", "Percentage": 0.0}, {"index": "Georginho De Paula", "Time Interval": "5-4", "Percentage": 0.3667}, {"index": "Lucas Dias", "Time Interval": "5-4", "Percentage": 1.0}, {"index": "Marcelinho Huertas", "Time Interval": "5-4", "Percentage": 0.0}, {"index": "Gui Santos", "Time Interval": "5-4", "Percentage": 1.0}, {"index": "Vítor Benite", "Time Interval": "5-4", "Percentage": 0.0}, {"index": "Cristiano Felicio", "Time Interval": "5-4", "Percentage": 0.0}, {"index": "Bruno Caboclo", "Time Interval": "4-3", "Percentage": 1.0}, {"index": "Tim Soares", "Time Interval": "4-3", "Percentage": 1.0}, {"index": "Yago Santos", "Time Interval": "4-3", "Percentage": 1.0}, {"index": "Leonardo Meindl", "Time Interval": "4-3", "Percentage": 0.0}, {"index": "Georginho De Paula", "Time Interval": "4-3", "Percentage": 1.0}, {"index": "Lucas Dias", "Time Interval": "4-3", "Percentage": 1.0}, {"index": "Marcelinho Huertas", "Time Interval": "4-3", "Percentage": 0.0}, {"index": "Gui Santos", "Time Interval": "4-3", "Percentage": 1.0}, {"index": "Vítor Benite", "Time Interval": "4-3", "Percentage": 0.0}, {"index": "Cristiano Felicio", "Time Interval": "4-3", "Percentage": 0.0}, {"index": "Bruno Caboclo", "Time Interval": "3-2", "Percentage": 1.0}, {"index": "Tim Soares", "Time Interval": "3-2", "Percentage": 1.0}, {"index": "Yago Santos", "Time Interval": "3-2", "Percentage": 1.0}, {"index": "Leonardo Meindl", "Time Interval": "3-2", "Percentage": 0.0}, {"index": "Georginho De Paula", "Time Interval": "3-2", "Percentage": 1.0}, {"index": "Lucas Dias", "Time Interval": "3-2", "Percentage": 1.0}, {"index": "Marcelinho Huertas", "Time Interval": "3-2", "Percentage": 0.0}, {"index": "Gui Santos", "Time Interval": "3-2", "Percentage": 1.0}, {"index": "Vítor Benite", "Time Interval": "3-2", "Percentage": 0.0}, {"index": "Cristiano Felicio", "Time Interval": "3-2", "Percentage": 0.0}, {"index": "Bruno Caboclo", "Time Interval": "2-1", "Percentage": 1.0}, {"index": "Tim Soares", "Time Interval": "2-1", "Percentage": 1.0}, {"index": "Yago Santos", "Time Interval": "2-1", "Percentage": 1.0}, {"index": "Leonardo Meindl", "Time Interval": "2-1", "Percentage": 0.0}, {"index": "Georginho De Paula", "Time Interval": "2-1", "Percentage": 1.0}, {"index": "Lucas Dias", "Time Interval": "2-1", "Percentage": 0.4}, {"index": "Marcelinho Huertas", "Time Interval": "2-1", "Percentage": 0.0}, {"index": "Gui Santos", "Time Interval": "2-1", "Percentage": 1.0}, {"index": "Vítor Benite", "Time Interval": "2-1", "Percentage": 0.0}, {"index": "Cristiano Felicio", "Time Interval": "2-1", "Percentage": 0.0}, {"index": "Bruno Caboclo", "Time Interval": "1-0", "Percentage": 0.5667}, {"index": "Tim Soares", "Time Interval": "1-0", "Percentage": 1.0}, {"index": "Yago Santos", "Time Interval": "1-0", "Percentage": 0.7833}, {"index": "Leonardo Meindl", "Time Interval": "1-0", "Percentage": 0.0}, {"index": "Georginho De Paula", "Time Interval": "1-0", "Percentage": 1.0}, {"index": "Lucas Dias", "Time Interval": "1-0", "Percentage": 0.0}, {"index": "Marcelinho Huertas", "Time Interval": "1-0", "Percentage": 0.0}, {"index": "Gui Santos", "Time Interval": "1-0", "Percentage": 1.0}, {"index": "Vítor Benite", "Time Interval": "1-0", "Percentage": 0.0}, {"index": "Cristiano Felicio", "Time Interval": "1-0", "Percentage": 0.0}]}}
